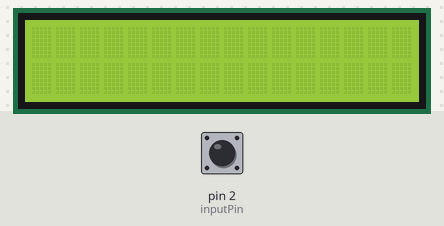
The sketch below on a simulated Arduino Uno, built with avr-gcc and run on an emulated ATmega328P. Parts: 16×2 character LCD. The test bench sets the inputs (shaded band); at power-on: pin 2 (inputPin) HIGH.

Above: at 1.2 s.
1.3 s: pin 2 (inputPin) pulled LOW for 0.15 s
At 2.3 s:
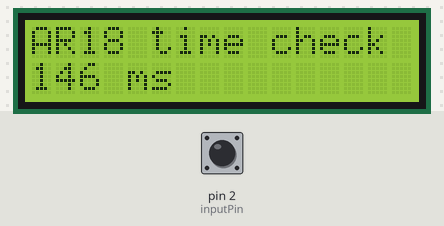
3.0 s: pin 2 (inputPin) pulled LOW for 1 s
At 4.06 s:
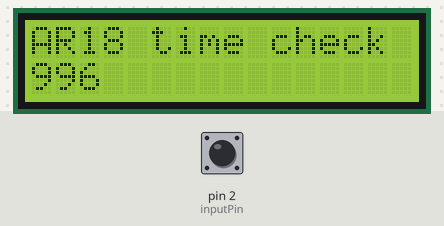
5.6 s: pin 2 (inputPin) pulled LOW for 1 s
At 7.9 s:
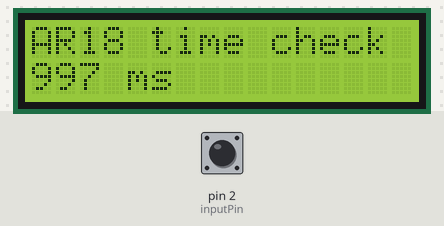
8.2 s: pin 2 (inputPin) pulled LOW for 3.2 s
At 12.9 s:
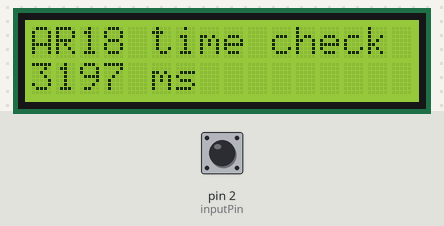
Timing chart, 0 to 14.0 s (numbered marks = the images above; inputs shaded):
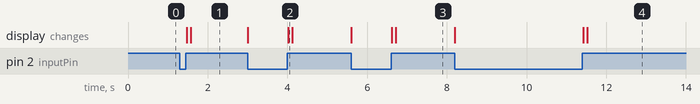

Measured:
- after the input at 1.3 s, the display: first changes after 0.17 s (image 1 shows a later state)
- after the input at 3.0 s, the display: first changes at once (image 2 shows a later state)
- after the input at 5.6 s, the display: first changes at once (image 3 shows a later state)
- after the input at 8.2 s, the display: first changes at once (image 4 shows a later state)

The sketch:

AR08_time_span.ino
```cpp
/*
 예제 5.3
 디지털 신호 입력 시간 측정하기
 */
#include <Wire.h>
// I2C LCD 라리브러리 설정
#include <LiquidCrystal_I2C.h>

LiquidCrystal_I2C lcd(0x27,16,2);
// 2번핀을 스위치 입력으로 설정
const int inputPin = 2;

// 현재의 시간을 저장하기 위한 변수
long startTime = 0;
// 실제 스위치가 눌린 후 지연되는 시간
long swCountTimer = 0;

void setup() {

  // 9600 bps로 시리얼 통신 설정
  Serial.begin(9600);
  // 스위치 입력을 위하여 2번핀을 입력으로 설정하고 풀업시킨다
  pinMode(inputPin, INPUT_PULLUP);
  // 시리얼 통신을 설정한다
  lcd.init();
  lcd.backlight();

}


void loop(){
  // 스위치 입력이 발생하였을 경우 실행

  if(digitalRead(inputPin) == LOW){
     lcd.clear();
    // 현재의 시간을 startTime 변수에 넣는다.
    startTime=millis();
    // 스위치가 입력되는 동안 지연시킨다.
    while(digitalRead(inputPin)==LOW);
    // swCountTimer 변수에 스위치가 눌려진 시간을 넣는다.
    // 여기까지 측정된 시간에서 앞서 저장한 시간이 스위치가 눌려진 시간이 된다
    swCountTimer=millis()-startTime;
    // 시리얼 통신으로 값을 출력한다.

  lcd.setCursor(0,0);
  lcd.print("AR18 time check");
  lcd.setCursor(0,1);
  lcd.print(swCountTimer);
  delay(100);
  lcd.print(" ms");
  };
  }
```
